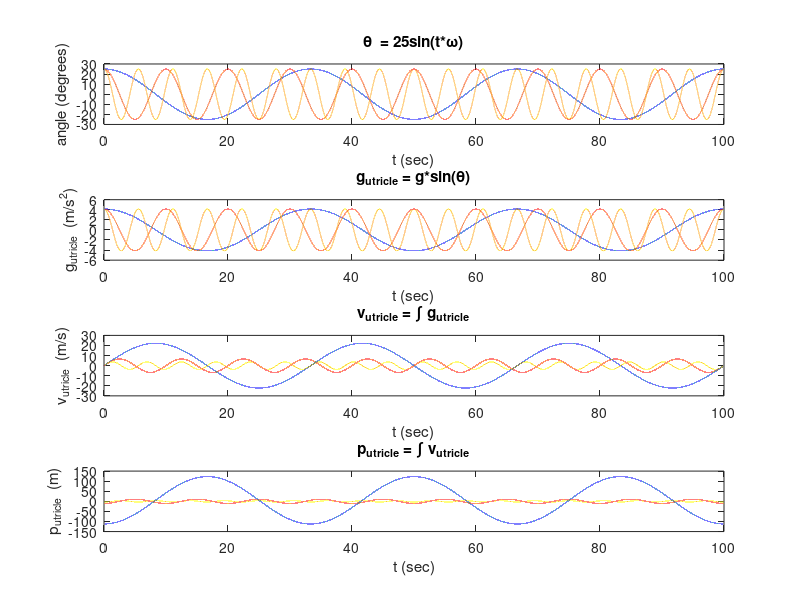

This figure's MATLAB source: (Note: this script raises an error after producing the figure.)
%calculating the translation of the scene

clc
clear
close all

frequencies = [0.03 0.1 0.18]; %Hz
amplitude  = 25; % degrees
t  = 0:0.001:100;

g = 9.8; %m/s^2

angles =  NaN(length(frequencies),length(t));
for i = 1:length(frequencies)
    angles(i,:) = amplitude *cos(t.*frequencies(i)*2*pi);
end

g_utricle = g*sind(angles);

v_utricle = NaN(length(frequencies),length(t));
p_utricle = NaN(length(frequencies),length(t));
for i = 1:length(frequencies)
v_utricle(i,:) = cumtrapz(t,g_utricle(i,:));
end

start = [224.2387   21.1324    6.5224 ]/2

for i = 1:length(frequencies)
p_utricle(i,:) = cumtrapz(t,v_utricle(i,:))- start(i);
end

figure
subplot(4,1,1)
plot(t,angles)
xlabel('t (sec)')
ylabel('angle (degrees)')
title(['\theta  = ', num2str(amplitude),'sin(t*\omega)'])
subplot(4,1,2)
plot(t,g_utricle)
xlabel('t (sec)')
ylabel('g_{utricle}  (m/s^2)')
title('g_{utricle} = g*sin(\theta)')
subplot(4,1,3)
plot(t,v_utricle)

xlabel('t (sec)')
ylabel('v_{utricle}  (m/s)')
title('v_{utricle} = \int g_{utricle}')

subplot(4,1,4)
plot(t,p_utricle)
xlabel('t (sec)')
ylabel('p_{utricle}  (m)')
title('p_{utricle} = \int v_{utricle}')

legendCell = strcat('f=',string(num2cell(frequencies)));

legend(legendCell)


%Gain Calculations (m/deg)
gains = max(p_utricle')./amplitude

gainsTable = table
gainsTable.frequenciesHz = frequencies';
gainsTable.gains_m_per_deg = gains';

